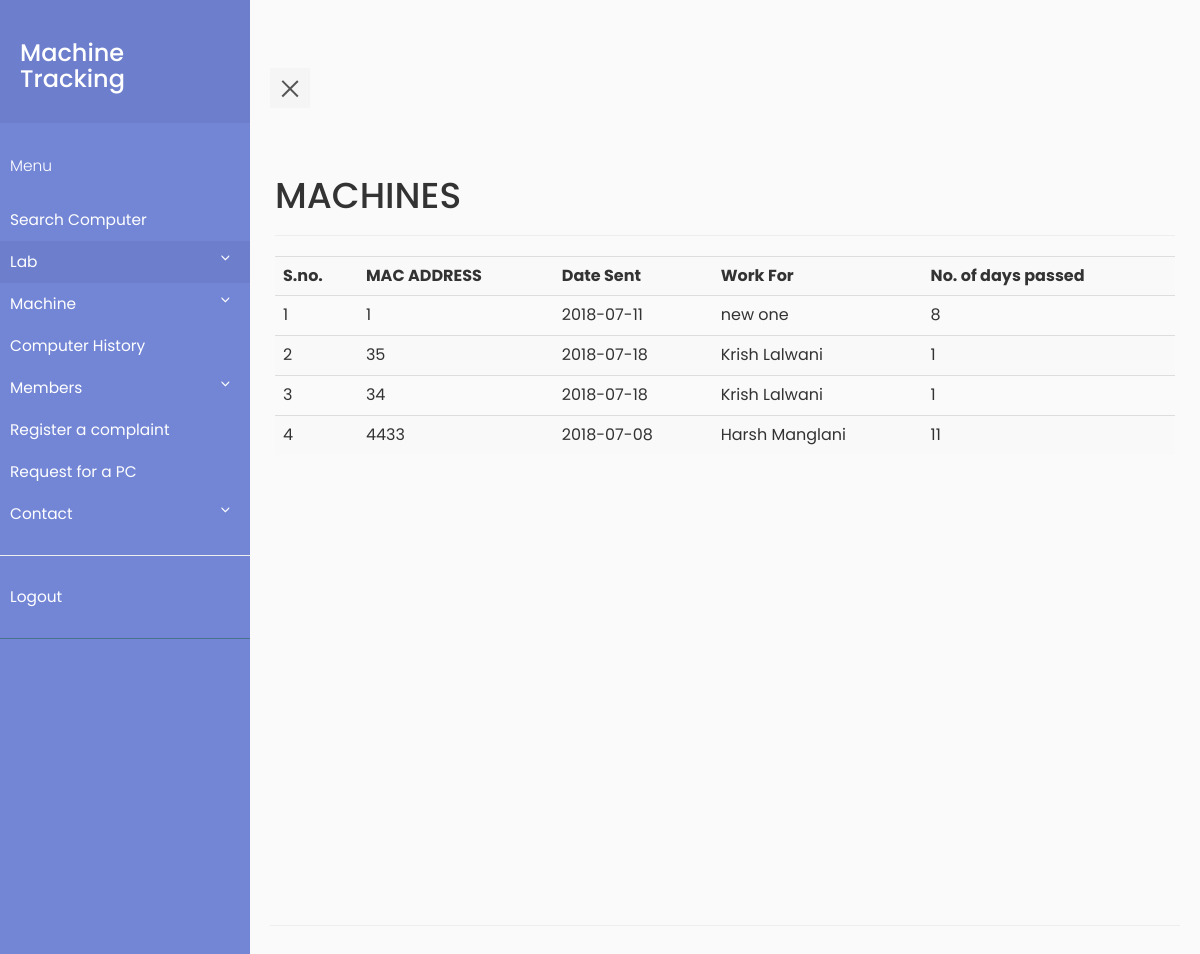
Screenshot of /MachineTracking/viewonrepairpc.php (signed in) with the database file from the repository.
### tables this page shows
CREATE TABLE `machine` (
  `machine_id` int(11) NOT NULL,
  `MAC_ADDR` varchar(30) DEFAULT NULL,
  `processor` int(11) NOT NULL,
  `ram` int(11) NOT NULL,
  `memory` int(11) NOT NULL,
  `DOP` date DEFAULT NULL,
  `price` int(11) DEFAULT NULL,
  `state` varchar(10) DEFAULT NULL,
  `os` varchar(30) DEFAULT NULL,
  `monitor` int(11) NOT NULL,
  `keyboard` int(11) NOT NULL,
  `mouse` int(11) NOT NULL,
  `grn` int(11) NOT NULL
);

CREATE TABLE `repair_history` (
  `repair_history_id` int(11) NOT NULL,
  `machine_id` int(11) DEFAULT NULL,
  `initial_date` date DEFAULT NULL,
  `final_date` date DEFAULT NULL,
  `fault` varchar(500) DEFAULT NULL,
  `cost` int(11) DEFAULT NULL
);

CREATE TABLE `member` (
  `member_id` int(11) NOT NULL,
  `id` varchar(30) DEFAULT NULL,
  `first_name` varchar(30) DEFAULT NULL,
  `last_name` varchar(30) DEFAULT NULL,
  `email` varchar(50) DEFAULT NULL,
  `pass_word` varchar(512) DEFAULT NULL,
  `role` int(5) DEFAULT NULL,
  `contact_no` int(13) DEFAULT NULL
);

### MachineTracking/viewonrepairpc.php (the view, shortened to what this page needs)
<?php
    require_once "pdo.php";
?>
<html>
<head>
    <link rel="stylesheet" type="text/css" href="https://maxcdn.bootstrapcdn.com/bootstrap/3.3.7/css/bootstrap.min.css" >
    <link rel="stylesheet" type="text/css" href="style5.css">
</head>
<body>
            <div class="wrapper">
     <?php include "navbar.php" ;?>
         <div class="container-fluid row" id="content">
    <div class="page-header">
    <h1>MACHINES</h1>
    </div>
    <?php
        $stmtcnt = $pdo->query("SELECT COUNT(*) FROM repair_history WHERE final_date='0000-00-00'");
        $row = $stmtcnt->fetch(PDO::FETCH_ASSOC);
        if($row['COUNT(*)']!=='0')
        {
            $i=1;
            $stmtread = $pdo->query("SELECT * FROM repair_history where final_date = '0000-00-00' ");
            echo ("<table class=\"table table-striped\">
                <tr> <th>S.no.</th><th>MAC ADDRESS</th><th>Date Sent</th><th>Work For</th><th>No. of days passed</th></tr>");
            while ( $row = $stmtread->fetch(PDO::FETCH_ASSOC) )
            {
                $mid=$row['machine_id'];
                $read2= $pdo -> query("SELECT * FROM machine where machine_id='$mid'");
                $read3= $pdo -> query("SELECT * FROM complaint_book where machine_id='$mid' AND remarks IS NULL");
                $row3 = $read3->fetch(PDO::FETCH_ASSOC);
                $memid = $row3['work_for'];
                $read4= $pdo -> query("SELECT * FROM member where member_id='$memid'");
                $row4 = $read4->fetch(PDO::FETCH_ASSOC);
                while($row2 = $read2->fetch(PDO::FETCH_ASSOC))
                {
                    echo ("<tr>");
                    echo ("<td>");
                    echo($i);
                    echo("</td>");
                    echo ("<td>");
                    echo(htmlentities($row2['MAC_ADDR']));
                    echo ("</td>");
                    echo ("<td>");
                    echo(htmlentities($row['initial_date']));
                    echo ("</td>");
                    echo ("<td>");
                    echo(htmlentities($row4['first_name']));
                    echo(htmlentities($row4['last_name']));
                    echo ("</td>");
                    echo ("<td>");
                    echo((abs(strtotime(date("Y-m-d")) - strtotime($row['initial_date'])))/(24*3600));
                    echo ("</td>");
                    $i++;
                }
            }
            echo('</table>');
        }
    ?>
    </div>
</body>
</html>

### MachineTracking/style5.css (style rules this page uses)
body { font-family: 'Poppins', sans-serif; background: #fafafa; }
.wrapper { display: flex; align-items: stretch; perspective: 1500px; }
#content { padding: 20px; min-height: 100vh; transition: all 0.3s; }

### rows the page displays
repair_history: initial_date "2018-07-11"
machine: MAC_ADDR "1"
member: first_name "new", last_name "one"
repair_history: initial_date "2018-07-18"
machine: MAC_ADDR "35"
member: first_name "Krish", last_name "Lalwani"
repair_history: initial_date "2018-07-18"
machine: MAC_ADDR "34"
repair_history: initial_date "2018-07-08"
machine: MAC_ADDR "4433"
member: first_name "Harsh", last_name "Manglani"
